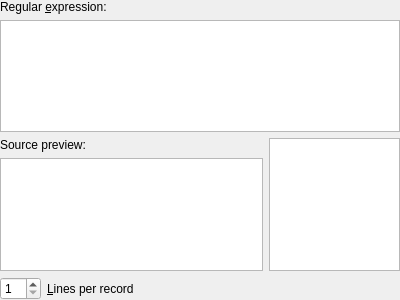
<?xml version="1.0" encoding="UTF-8"?>
<ui version="4.0">
 <class>qwPlaintextImport</class>
 <widget class="QWidget" name="qwPlaintextImport">
  <property name="geometry">
   <rect>
    <x>0</x>
    <y>0</y>
    <width>400</width>
    <height>300</height>
   </rect>
  </property>
  <property name="windowTitle">
   <string>Form</string>
  </property>
  <layout class="QVBoxLayout" name="verticalLayout">
   <property name="margin">
    <number>0</number>
   </property>
   <item>
    <widget class="QLabel" name="label_2">
     <property name="text">
      <string>Regular &amp;expression:</string>
     </property>
     <property name="buddy">
      <cstring>label_2</cstring>
     </property>
    </widget>
   </item>
   <item>
    <widget class="QPlainTextEdit" name="qpteRegExp"/>
   </item>
   <item>
    <layout class="QHBoxLayout" name="horizontalLayout_2">
     <item>
      <widget class="QWidget" name="widget" native="true">
       <property name="sizePolicy">
        <sizepolicy hsizetype="Preferred" vsizetype="Preferred">
         <horstretch>2</horstretch>
         <verstretch>0</verstretch>
        </sizepolicy>
       </property>
       <layout class="QVBoxLayout" name="verticalLayout_2">
        <property name="margin">
         <number>0</number>
        </property>
        <item>
         <widget class="QLabel" name="label_3">
          <property name="sizePolicy">
           <sizepolicy hsizetype="Preferred" vsizetype="Preferred">
            <horstretch>0</horstretch>
            <verstretch>0</verstretch>
           </sizepolicy>
          </property>
          <property name="text">
           <string>Source preview:</string>
          </property>
          <property name="buddy">
           <cstring>qpteFile</cstring>
          </property>
         </widget>
        </item>
        <item>
         <widget class="QPlainTextEdit" name="qpteFile">
          <property name="sizePolicy">
           <sizepolicy hsizetype="Expanding" vsizetype="Expanding">
            <horstretch>0</horstretch>
            <verstretch>0</verstretch>
           </sizepolicy>
          </property>
          <property name="readOnly">
           <bool>true</bool>
          </property>
         </widget>
        </item>
       </layout>
      </widget>
     </item>
     <item>
      <widget class="QTreeView" name="qtvCodecs">
       <property name="sizePolicy">
        <sizepolicy hsizetype="Expanding" vsizetype="Expanding">
         <horstretch>1</horstretch>
         <verstretch>0</verstretch>
        </sizepolicy>
       </property>
       <property name="rootIsDecorated">
        <bool>false</bool>
       </property>
      </widget>
     </item>
    </layout>
   </item>
   <item>
    <layout class="QHBoxLayout" name="horizontalLayout">
     <item>
      <widget class="QSpinBox" name="qsbRecordLines">
       <property name="minimum">
        <number>1</number>
       </property>
      </widget>
     </item>
     <item>
      <widget class="QLabel" name="label">
       <property name="sizePolicy">
        <sizepolicy hsizetype="Expanding" vsizetype="Preferred">
         <horstretch>0</horstretch>
         <verstretch>0</verstretch>
        </sizepolicy>
       </property>
       <property name="text">
        <string>&amp;Lines per record</string>
       </property>
       <property name="buddy">
        <cstring>qsbRecordLines</cstring>
       </property>
      </widget>
     </item>
    </layout>
   </item>
  </layout>
 </widget>
 <resources/>
 <connections/>
</ui>
